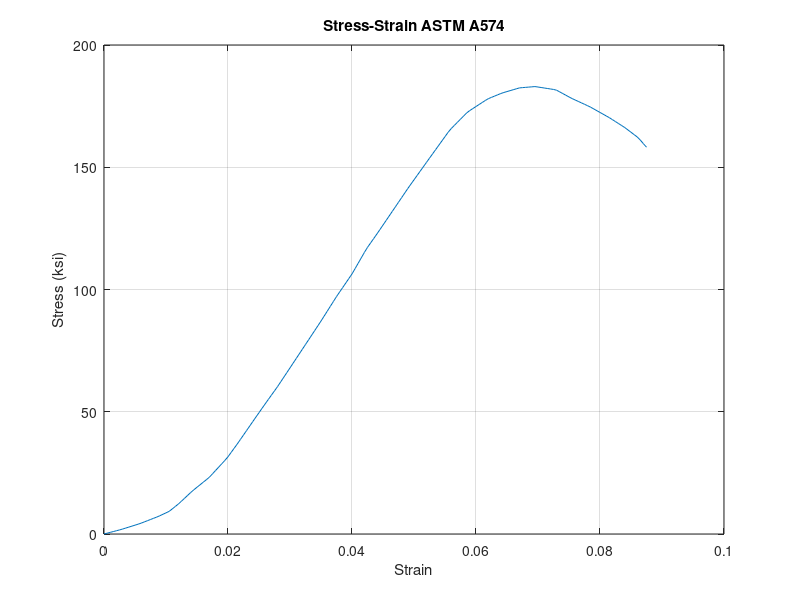
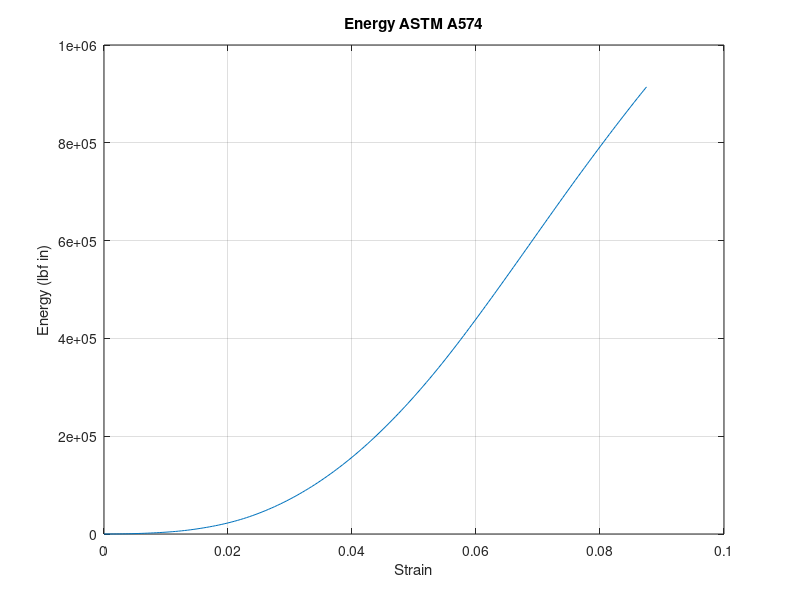

MATLAB code to generate these figures, in order:
%
%   ASTM A574 Stress-Strain Curve Integration
%

clear stress_strain;
clear energy;

disp(' ');
diam=input(' Enter diameter (in) ');
radius=diam/2;
L=input(' Enter length (in) ');
V=pi*radius^2*L;

    stress_strain=[  0         0
    0.0005    0.3334
    0.0010    0.6668
    0.0015    1.0003
    0.0020    1.3337
    0.0025    1.6671
    0.0030    2.0274
    0.0035    2.4244
    0.0040    2.8213
    0.0045    3.2182
    0.0050    3.6152
    0.0055    4.0121
    0.0060    4.4481
    0.0065    4.9424
    0.0070    5.4367
    0.0075    5.9310
    0.0080    6.4253
    0.0085    6.9196
    0.0090    7.4635
    0.0095    8.0589
    0.0100    8.6543
    0.0105    9.2497
    0.0110   10.2371
    0.0115   11.2578
    0.0120   12.2785
    0.0125   13.4351
    0.0130   14.6259
    0.0135   15.8167
    0.0140   17.0075
    0.0145   18.1028
    0.0150   19.1235
    0.0155   20.1442
    0.0160   21.1649
    0.0165   22.1855
    0.0170   23.2404
    0.0175   24.6144
    0.0180   25.9884
    0.0185   27.3623
    0.0190   28.7363
    0.0195   30.1103
    0.0200   31.5951
    0.0205   33.3416
    0.0210   35.0881
    0.0215   36.8346
    0.0220   38.6624
    0.0225   40.4944
    0.0230   42.3264
    0.0235   44.1584
    0.0240   45.9904
    0.0245   47.8185
    0.0250   49.6253
    0.0255   51.4320
    0.0260   53.2387
    0.0265   55.0109
    0.0270   56.7801
    0.0275   58.5493
    0.0280   60.3205
    0.0285   62.2258
    0.0290   64.1310
    0.0295   66.0363
    0.0300   67.9416
    0.0305   69.8520
    0.0310   71.7666
    0.0315   73.6812
    0.0320   75.5958
    0.0325   77.5104
    0.0330   79.4250
    0.0335   81.3430
    0.0340   83.2615
    0.0345   85.1800
    0.0350   87.0985
    0.0355   89.0887
    0.0360   91.0914
    0.0365   93.0941
    0.0370   95.0968
    0.0375   97.0995
    0.0380   98.9602
    0.0385  100.8126
    0.0390  102.6649
    0.0395  104.5172
    0.0400  106.3696
    0.0405  108.5505
    0.0410  110.7578
    0.0415  112.9652
    0.0420  115.1725
    0.0425  117.2374
    0.0430  119.0417
    0.0435  120.8459
    0.0440  122.6501
    0.0445  124.4945
    0.0450  126.3583
    0.0455  128.2222
    0.0460  130.0860
    0.0465  131.9499
    0.0470  133.8177
    0.0475  135.6890
    0.0480  137.5602
    0.0485  139.4315
    0.0490  141.3027
    0.0495  143.0878
    0.0500  144.8587
    0.0505  146.6297
    0.0510  148.4006
    0.0515  150.1720
    0.0520  151.9438
    0.0525  153.7156
    0.0530  155.4841
    0.0535  157.2440
    0.0540  159.0038
    0.0545  160.7637
    0.0550  162.5235
    0.0555  164.2834
    0.0560  165.8161
    0.0565  167.0984
    0.0570  168.3808
    0.0575  169.6632
    0.0580  170.9456
    0.0585  172.2280
    0.0590  173.1984
    0.0595  174.0196
    0.0600  174.8409
    0.0605  175.6621
    0.0610  176.4833
    0.0615  177.3046
    0.0620  178.0637
    0.0625  178.5865
    0.0630  179.1093
    0.0635  179.6320
    0.0640  180.1548
    0.0645  180.5828
    0.0650  180.9563
    0.0655  181.3299
    0.0660  181.7035
    0.0665  182.0771
    0.0670  182.4507
    0.0675  182.5705
    0.0680  182.6763
    0.0685  182.7822
    0.0690  182.8880
    0.0695  182.9939
    0.0700  182.8169
    0.0705  182.6184
    0.0710  182.4199
    0.0715  182.2215
    0.0720  182.0230
    0.0725  181.8246
    0.0730  181.5096
    0.0735  180.8216
    0.0740  180.1336
    0.0745  179.4456
    0.0750  178.7576
    0.0755  178.0923
    0.0760  177.5082
    0.0765  176.9240
    0.0770  176.3398
    0.0775  175.7557
    0.0780  175.1715
    0.0785  174.5484
    0.0790  173.8381
    0.0795  173.1278
    0.0800  172.4175
    0.0805  171.7072
    0.0810  170.9969
    0.0815  170.2867
    0.0820  169.4797
    0.0825  168.6678
    0.0830  167.8558
    0.0835  167.0439
    0.0840  166.2256
    0.0845  165.2688
    0.0850  164.3120
    0.0855  163.3552
    0.0860  162.3984
    0.0865  161.1278
    0.0870  159.6333
    0.0875  158.2051];


energy(:,1)=stress_strain(:,1);

dt=stress_strain(2,1)-stress_strain(1,1);

energy(:,2)=1000*V*dt*cumtrapz(stress_strain(:,2));

figure(1);
plot(stress_strain(:,1),stress_strain(:,2));
grid on;
xlabel('Strain');
ylabel('Stress (ksi)');
title('Stress-Strain ASTM A574');

figure(2);
plot(energy(:,1),energy(:,2));
xlabel('Strain');
ylabel('Energy (lbf in)');
title('Energy ASTM A574');
grid on;


